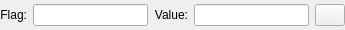
<?xml version="1.0" encoding="UTF-8"?>
<ui version="4.0">
 <class>Form</class>
 <widget class="QWidget" name="Form">
  <property name="geometry">
   <rect>
    <x>0</x>
    <y>0</y>
    <width>345</width>
    <height>30</height>
   </rect>
  </property>
  <property name="windowTitle">
   <string>Form</string>
  </property>
  <layout class="QHBoxLayout" name="horizontalLayout">
   <property name="leftMargin">
    <number>0</number>
   </property>
   <property name="topMargin">
    <number>0</number>
   </property>
   <property name="rightMargin">
    <number>0</number>
   </property>
   <property name="bottomMargin">
    <number>0</number>
   </property>
   <item>
    <widget class="QLabel" name="label">
     <property name="text">
      <string>Flag:</string>
     </property>
     <property name="alignment">
      <set>Qt::AlignRight|Qt::AlignTrailing|Qt::AlignVCenter</set>
     </property>
    </widget>
   </item>
   <item>
    <widget class="QLineEdit" name="edit_flag">
     <property name="inputMask">
      <string/>
     </property>
    </widget>
   </item>
   <item>
    <widget class="QLabel" name="label_2">
     <property name="text">
      <string>Value:</string>
     </property>
     <property name="alignment">
      <set>Qt::AlignRight|Qt::AlignTrailing|Qt::AlignVCenter</set>
     </property>
    </widget>
   </item>
   <item>
    <widget class="QLineEdit" name="edit_value"/>
   </item>
   <item>
    <widget class="QPushButton" name="button_delete">
     <property name="maximumSize">
      <size>
       <width>30</width>
       <height>16777215</height>
      </size>
     </property>
     <property name="text">
      <string/>
     </property>
     <property name="icon">
      <iconset>
       <normaloff>../logos/logo_cross.png</normaloff>../logos/logo_cross.png</iconset>
     </property>
    </widget>
   </item>
  </layout>
 </widget>
 <resources/>
 <connections/>
</ui>
